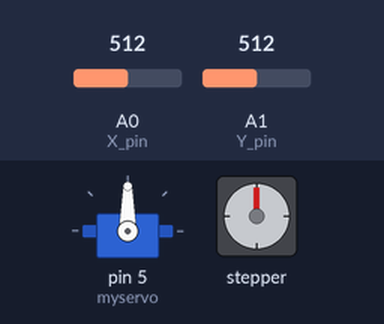
Bench run of a sketch on a simulated Arduino Uno, built with avr-gcc and run on an emulated ATmega328P. Parts: servo, stepper motor. The inputs (shaded band) are chosen by the test bench; at power-on: A0 (X_pin) = 512, A1 (Y_pin) = 512. Stepper angles assume 2048 steps per turn.

Above: at 1.2 s.
1.3 s: A0 (X_pin) set to 785
2.8 s: A0 (X_pin) set to 808
At 3.26 s:
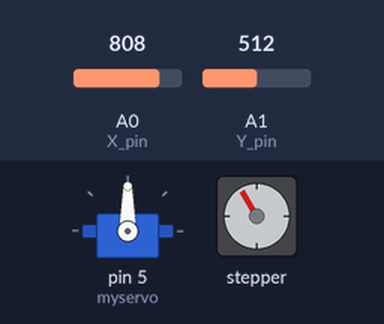
5.8 s: A1 (Y_pin) set to 390
At 6.67 s:
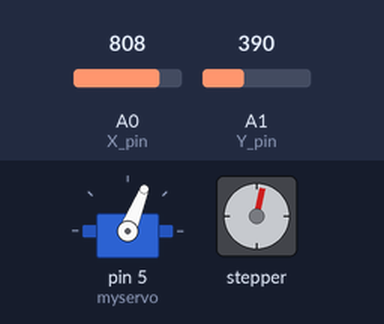
8.8 s: A1 (Y_pin) set to 306
At 9.15 s:
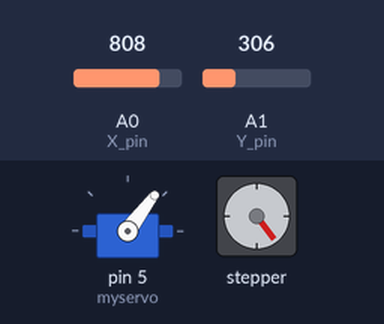
11.8 s: A0 (X_pin) set to 790
At 12.6 s:
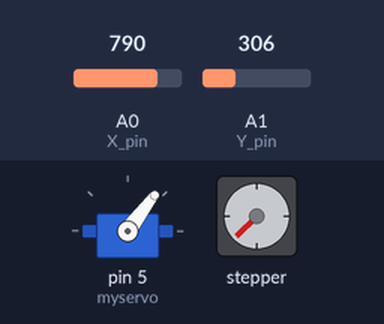
13.5 s: A1 (Y_pin) set to 190
At 14.9 s:
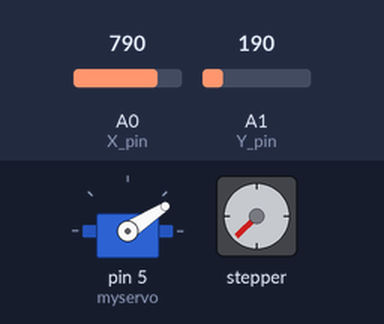
Timing chart, 0 to 16.0 s (numbered marks = the images above; inputs shaded):
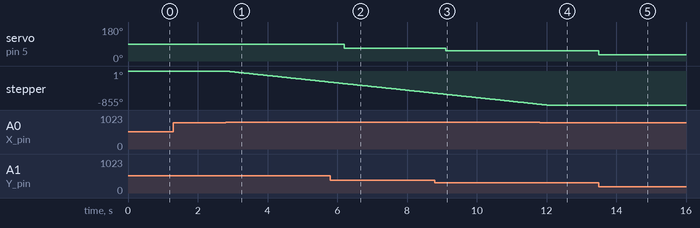

The sketch:

Project2_1.ino
```cpp
#include "Stepper.h"
#define STEPS  32
#include <Servo.h>
Servo myservo;

Stepper small_stepper(STEPS, 8, 10, 9, 11);

const int SW_pin = 2; // digital pin connected to switch output
const int X_pin = 0; // analog pin connected to X output
const int Y_pin = 1; // analog pin connected to Y output
int a=90;
int pace=1000;
int deg;
int y=analogRead(Y_pin);
int x=analogRead(X_pin);

void setup() {
  pinMode(SW_pin, INPUT);
  digitalWrite(SW_pin, HIGH);
  Serial.begin(9600);
  myservo.attach(5);
  myservo.write(90);
  small_stepper.setSpeed(pace);
}

void loop()
{
//  Serial.print("Switch:  ");
//  Serial.print(digitalRead(SW_pin));
//  Serial.print("\n");
//  Serial.print("X-axis: ");
//  Serial.print(analogRead(X_pin));
//  Serial.print("\n");
//  Serial.print("Y-axis: ");
//  Serial.println(analogRead(Y_pin));
//  Serial.print("\n\n");
//  delay(1000);

  if (analogRead(X_pin)<450 * analogRead(Y_pin)>200)//up
  {
   //pace=(-1.25)analogRead(X_pin)+500;
   small_stepper.setSpeed(pace);
   small_stepper.step(+256);

  }
//   if (analogRead(X_pin)<200)//up
//  {
//  //pace=(-1.25)analogRead(X_pin)+500;
////   small_stepper.setSpeed(pace);
////   small_stepper.step(+256);
//
//  }
  if (analogRead(X_pin) > 800) //down
  {
   //pace=analogRead(X_pin)/2;
   small_stepper.setSpeed(pace);
   small_stepper.step(-256);
  }
//  if (analogRead(X_pin)>515 && analogRead(X_pin)<800)//down
//  {
//   //pace=analogRead(X_pin)/2;
//   small_stepper.setSpeed(pace);
//   small_stepper.step(-256);
//  }
  if (analogRead(Y_pin)<400)//right
  {
   deg=analogRead(Y_pin)/5.68;
   myservo.write(deg);

  }
  if (analogRead(Y_pin)>515) //left
  {
   deg=analogRead(Y_pin)/5.68;
   myservo.write(deg);
  }
}
```

Measured:
- the behaviour switches between 800 and 801 on A0 (X_pin) (found by bisection; images 0 and 1)
- after the input at 1.3 s, every drawn part: stays the same
- after the input at 2.8 s, stepper: keeps turning counter-clockwise at about 93°/s, starting at once
- after the input at 5.8 s, servo on pin 5 (myservo): 90° → 68° after 0.39 s
- after the input at 8.8 s, servo on pin 5 (myservo): 68° → 53° after 0.30 s
- after the input at 11.8 s, stepper: goes on until 12.0 s, then stays -855°
- after the input at 13.5 s, servo on pin 5 (myservo): 53° → 33° at once
